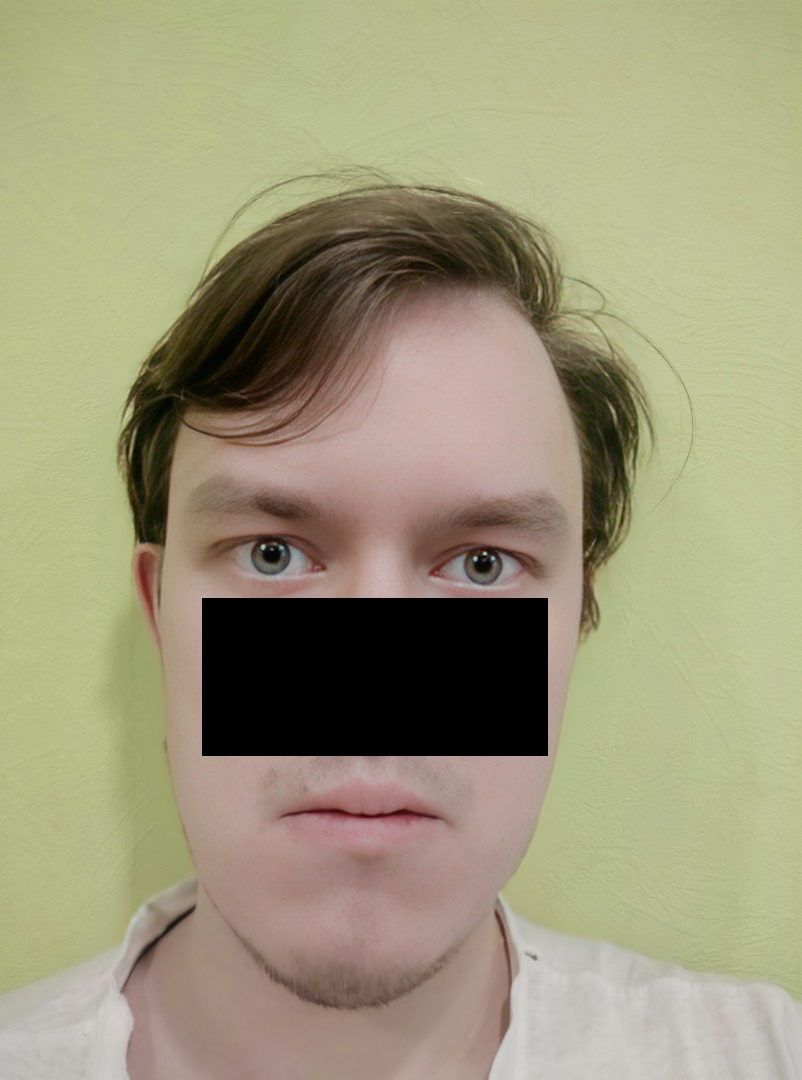
#> input picture IMG/ORL/TemplateLackNose.jpg, 802 x 1080 px
$ python Main.py
#> lines starting #> are read from the running program, lines starting #| are printed output that depends on the picture
import numpy as np
import cv2

img = cv2.imread('IMG/ORL/TemplateLackNose.jpg')
#> img is the input picture: shape (1080, 802, 3); mean B, G, R 122.5, 152.4, 158.1
template = cv2.imread('IMG/ORL/TemplateBright.jpg')
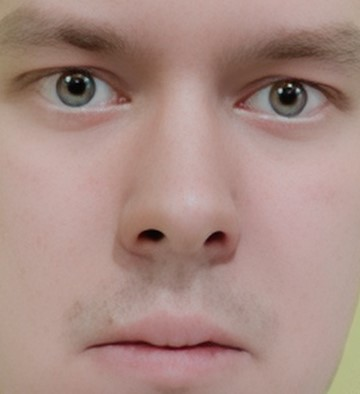
#> input picture IMG/ORL/TemplateBright.jpg, 360 x 394 px
#> template is the input picture: shape (394, 360, 3); mean B, G, R 131.6, 139.2, 168.7

h, w = template.shape[:-1]
#> h = 394; w = 360

# methods = [cv2.TM_CCOEFF, cv2.TM_CCOEFF_NORMED, cv2.TM_CCORR_NORMED, cv2.TM_SQDIFF, cv2.TM_SQDIFF_NORMED]
methods = [cv2.TM_CCOEFF]

for method in methods:
    img2 = img.copy()

    result = cv2.matchTemplate(img2, template, method)
    min_val, max_val, min_loc, max_loc = cv2.minMaxLoc(result)
    # if method in [cv2.TM_SQDIFF, cv2.TM_SQDIFF_NORMED]:
    #     location = min_loc
    # else:
    location = max_loc

    bottom_right = (location[0] + w, location[1] + h)
    cv2.rectangle(img2, location, bottom_right, 255, 2)
    cv2.imshow('Result', img2)
    # cv2.resizeWindow('Result', 200, 100)
    cv2.waitKey(0)
    cv2.destroyAllWindows()
#> this loop made 1 pass
#> (min_val, max_val, min_loc, location, bottom_right) on pass 1: (-297016128, 464410656, (249, 92), (202, 640), (562, 1034))
#> pass 1, `result = cv2.matchTemplate(img2, template, method)`:
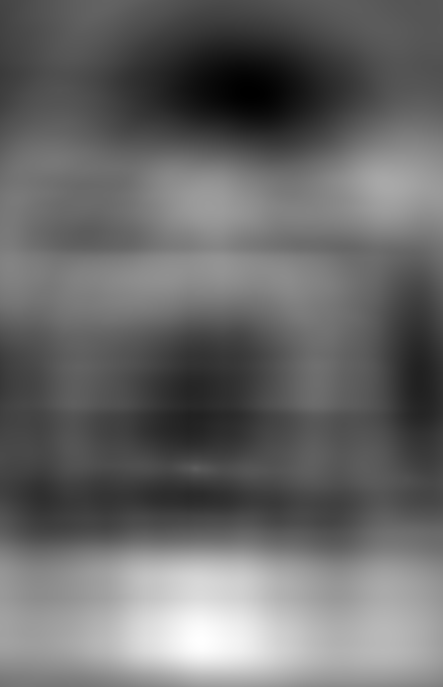
#> result: shape (687, 443) float32; min -297016128, max 464410656, mean 16857958; drawn with min black and max white
#> pass 1, `cv2.imshow('Result', img2)`:
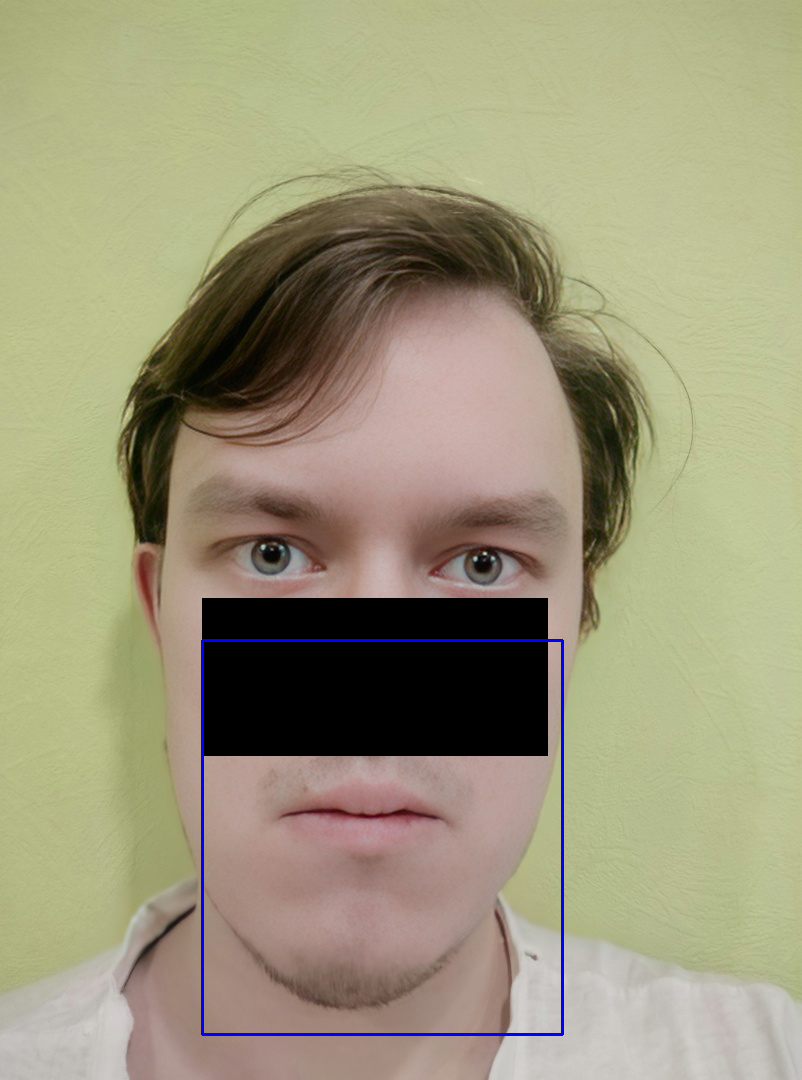
#> window 'Result': shape (1080, 802, 3); mean B, G, R 123.3, 151.8, 157.4
